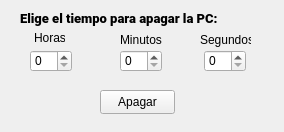
<?xml version="1.0" encoding="UTF-8"?>
<ui version="4.0">
 <class>MainShutdownForm</class>
 <widget class="QWidget" name="MainShutdownForm">
  <property name="geometry">
   <rect>
    <x>0</x>
    <y>0</y>
    <width>284</width>
    <height>132</height>
   </rect>
  </property>
  <property name="maximumSize">
   <size>
    <width>284</width>
    <height>132</height>
   </size>
  </property>
  <property name="windowTitle">
   <string>Apagador</string>
  </property>
  <property name="windowIcon">
   <iconset>
    <normaloff>../assets/icons/power-off.png</normaloff>../assets/icons/power-off.png</iconset>
  </property>
  <widget class="QPushButton" name="botonApagar">
   <property name="geometry">
    <rect>
     <x>100</x>
     <y>90</y>
     <width>75</width>
     <height>24</height>
    </rect>
   </property>
   <property name="text">
    <string>Apagar</string>
   </property>
  </widget>
  <widget class="QLabel" name="label">
   <property name="geometry">
    <rect>
     <x>20</x>
     <y>10</y>
     <width>221</width>
     <height>16</height>
    </rect>
   </property>
   <property name="font">
    <font>
     <family>Roboto Black</family>
     <pointsize>10</pointsize>
     <bold>true</bold>
    </font>
   </property>
   <property name="text">
    <string>Elige el tiempo para apagar la PC:</string>
   </property>
  </widget>
  <widget class="QSpinBox" name="spinHoras">
   <property name="geometry">
    <rect>
     <x>30</x>
     <y>50</y>
     <width>42</width>
     <height>22</height>
    </rect>
   </property>
   <property name="maximum">
    <number>99</number>
   </property>
  </widget>
  <widget class="QLabel" name="label_2">
   <property name="geometry">
    <rect>
     <x>34</x>
     <y>30</y>
     <width>31</width>
     <height>16</height>
    </rect>
   </property>
   <property name="text">
    <string>Horas</string>
   </property>
  </widget>
  <widget class="QLabel" name="label_3">
   <property name="geometry">
    <rect>
     <x>120</x>
     <y>30</y>
     <width>51</width>
     <height>20</height>
    </rect>
   </property>
   <property name="text">
    <string>Minutos</string>
   </property>
  </widget>
  <widget class="QSpinBox" name="spinMinutos">
   <property name="geometry">
    <rect>
     <x>120</x>
     <y>50</y>
     <width>42</width>
     <height>22</height>
    </rect>
   </property>
   <property name="maximum">
    <number>59</number>
   </property>
  </widget>
  <widget class="QSpinBox" name="spinSegundos">
   <property name="geometry">
    <rect>
     <x>204</x>
     <y>50</y>
     <width>42</width>
     <height>22</height>
    </rect>
   </property>
   <property name="maximum">
    <number>60</number>
   </property>
  </widget>
  <widget class="QLabel" name="label_4">
   <property name="geometry">
    <rect>
     <x>200</x>
     <y>30</y>
     <width>51</width>
     <height>20</height>
    </rect>
   </property>
   <property name="text">
    <string>Segundos</string>
   </property>
  </widget>
 </widget>
 <resources/>
 <connections/>
</ui>
